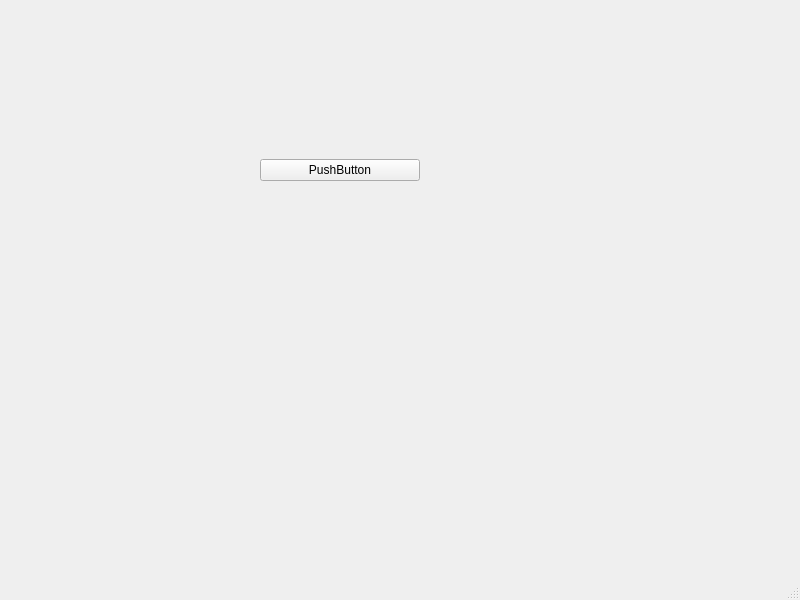
<?xml version="1.0" encoding="UTF-8"?>
<ui version="4.0">
 <class>MainWindow</class>
 <widget class="QMainWindow" name="MainWindow">
  <property name="geometry">
   <rect>
    <x>0</x>
    <y>0</y>
    <width>800</width>
    <height>600</height>
   </rect>
  </property>
  <property name="windowTitle">
   <string>MainWindow</string>
  </property>
  <widget class="QWidget" name="centralwidget">
   <widget class="QWidget" name="verticalLayoutWidget">
    <property name="geometry">
     <rect>
      <x>260</x>
      <y>130</y>
      <width>160</width>
      <height>80</height>
     </rect>
    </property>
    <layout class="QVBoxLayout" name="verticalLayout">
     <item>
      <widget class="QPushButton" name="pushButton">
       <property name="text">
        <string>PushButton</string>
       </property>
      </widget>
     </item>
    </layout>
   </widget>
  </widget>
  <widget class="QMenuBar" name="menubar">
   <property name="geometry">
    <rect>
     <x>0</x>
     <y>0</y>
     <width>800</width>
     <height>22</height>
    </rect>
   </property>
  </widget>
  <widget class="QStatusBar" name="statusbar"/>
 </widget>
 <resources/>
 <connections/>
</ui>
